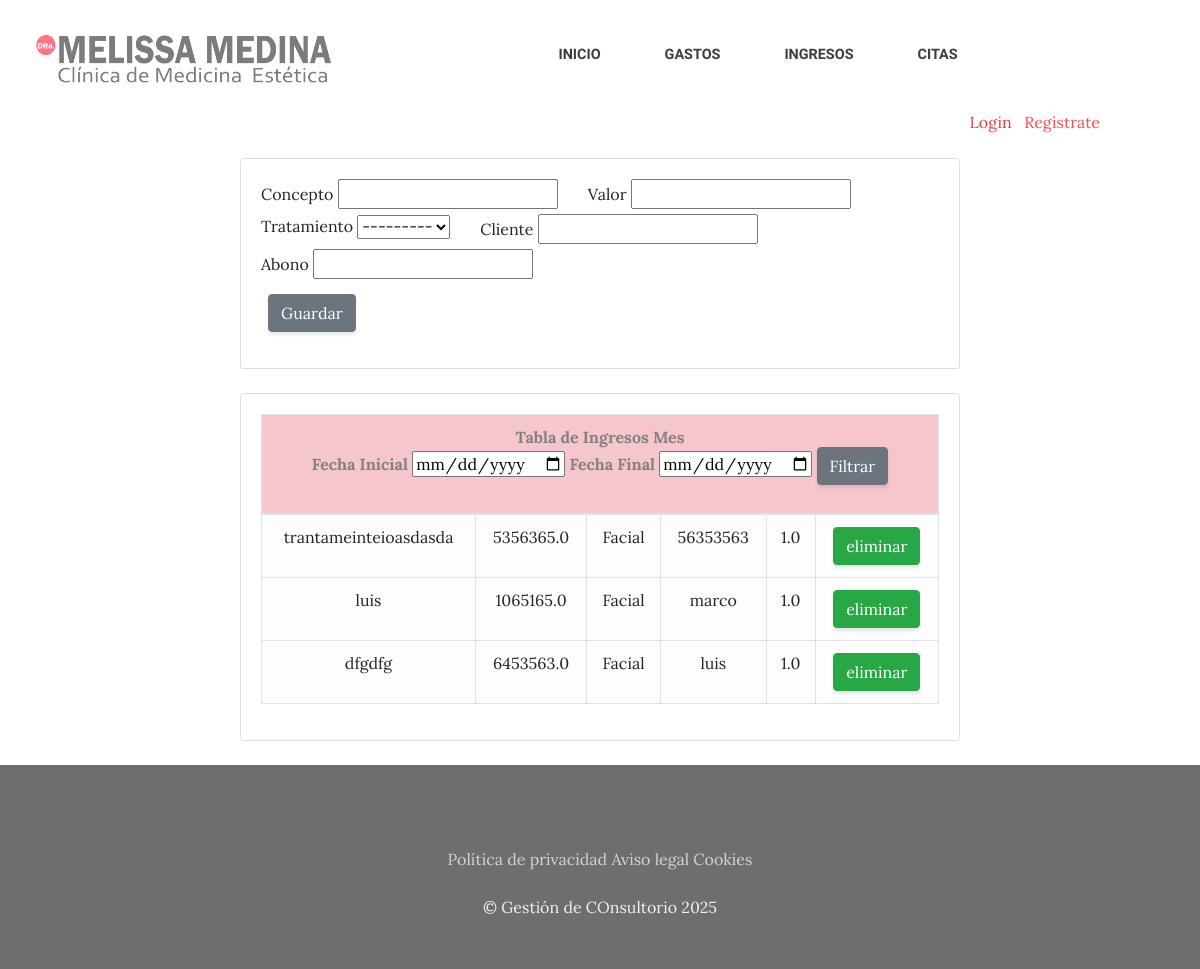
The page /ingresos/ on the database its author committed.
### Ingresos/models.py (models this page shows)
class Ingreso(models.Model):
    concepto =    models.CharField(max_length= 250)
    valor = models.FloatField()
    tratamiento = models.ForeignKey(Tratamiento, on_delete=models.CASCADE)
    cliente =  models.CharField(max_length=200)
    created =   models.DateTimeField(auto_now_add=True)
    abono =  models.FloatField()

class Tratamiento(models.Model):
    nombre = models.CharField(max_length=20)
    created = models.DateTimeField(auto_now_add=True)
    class Meta:
        verbose_name = 'tratamiento'
        verbose_name_plural = 'tratamientos'
    def __str__(self):
        return self.nombre

### Ingresos/views.py (the view, shortened to what this page needs)
# urls.py: path('', views.ingresos, name = "Ingresos"),
def ingresos(request):
    ingresos =  Ingreso.objects.all()
    tratamientos = Tratamiento.objects.all()
    clientes = Cliente.objects.all()
    form = IngresoForm()
    print(ingresos)
    print(tratamientos)
    print(clientes)
    return render(request, "ingresos/ingresos.html",{"ingresos":ingresos,"tratamientos":tratamientos, "clientes":clientes, "form": form})

### Ingresos/forms.py
class IngresoForm(forms.ModelForm):
    class Meta:
        model = Ingreso
        fields=['concepto', 'valor', 'tratamiento', 'cliente','abono']

### Ingresos/models.py (called while the page is built)
    def __str__(self):
        return self.nombre

### Ingresos/templates/ingresos/ingresos.html (shortened to what this page needs)
{% extends "ProyectoDraWeb/base.html" %}
{% load static %}
{% block content %}
<div class ='card' style="width: 60%; margin: auto;">
    <div class="card-body">
<form action="/ingresos/" method="POST" class = "row g-3" >
    <div class="col-auto">
        <label for="exampleInputEmail1" class="form-label">Concepto</label>
        {{form.concepto}}
    </div>
    <div class="col-auto">
        <label for="exampleInputEmail1" class="form-label">Valor</label>
        {{form.valor}}
    </div>
    <div class="col-auto">
        <label for="exampleInputEmail1" class="form-label">Tratamiento</label>
        {{form.tratamiento}}
    </div>
    <div class="col-auto">
        <label for="exampleInputEmail1" class="form-label">Cliente</label>
        {{form.cliente}}
    </div>
    <div class="col-auto">
        <label for="exampleInputEmail1" class="form-label">Abono</label>
        {{form.abono}}
    </div>
    <div class="col-12" style="margin-top: 10px;margin-left: 1%;">
    <button type="submit" class="btn btn-secondary">Guardar</button>
    </div>
</form>
</div>
</div>
{% include "tabla/tablaI.html" %}
{% endblock %}

### ProyectoDraWeb/templates/ProyectoDraWeb/base.html (shortened to what this page needs)
<html>
<head>
    {% load static %}
    <link href="{% static 'ProyectoDraWeb/vendor/bootstrap/css/bootstrap.min.css' %}" rel="stylesheet">
    <link href="{%static 'ProyectoDraWeb/css/gestion.css'%}" rel="stylesheet">
</head>
<body>
  <nav class="navbar navbar-expand-lg bg-body-tertiary" id="mainNav" style="background-color: white;">
    <div class="container-fluid" style="margin: auto;">
            <a class="navbar-brand" href="#">
              <img src="{%static 'ProyectoDraWeb/img/logo_medina.png'%}" alt="Logo" width="300" height="84" class="d-inline-block align-text-top" style="margin-right: 50%;">
            </a>
            <div class="collapse navbar-collapse" id="navbarResponsive">
              <ul class="navbar-nav mx-auto">
                <li class="nav-item {% if request.path == '/ProyectoWebApp/' %} active {% endif %} px-lg-4" style="color: #373636;">
                  <a class="nav-link text-uppercase text-expanded" href="{% url 'HomeA' %}">Inicio</a>
                </li>
                <li class="nav-item {% if request.path == '/servicios/' %} active{% endif %} px-lg-4">
                  <a class="nav-link text-uppercase text-expanded" href="{% url 'Gastos' %}">Gastos</a>
                </li>
                <li class="nav-item {% if request.path == '/ingress/' %} active {% endif %} px-lg-4">
                  <a class="nav-link text-uppercase text-expanded" href="{% url 'Ingresos' %}">Ingresos</a>
                </li>
                <li class="nav-item {% if request.path == '/contacto/' %} active{% endif %} px-lg-4">
                  <a class="nav-link text-uppercase text-expanded" href="#">Citas</a>
                </li>
              </ul>
            </div>
          </div>
        </nav>
      <div style="color: white;text-align: right;margin-right: 100px;">
      {% if user.is_authenticated %}
      Hola {{user.username}} &nbsp   <a href="{% url 'CerrarSesion'%}" style = "color: rgb(250, 58, 58);">Cerrar Sesion </a>
      {% else %}
        <a href = "{% url 'Login'%}" style = "color: rgb(240, 59, 59);"> Login </a> &nbsp;  <a href="{% url 'Autenticacion'%}" style = "color: rgb(247, 80, 80);">Registrate</a>
      {% endif %}
    </div>
  {% block content %}
  {% endblock %}
    <footer class="footer text-faded text-center py-5">
      <div class="container">
        <p class="m-0 mbt">
        	<a href="sample.html" class="link">Política de privacidad</a>
        	<a href="sample.html" class="link">Aviso legal</a>
        	<a href="sample.html" class="link">Cookies</a>
		</p>
        <p class="m-0 mbt1">&copy; Gestión de COnsultorio 2025</p>
      </div>
	</footer>
</body>
</html>

### Ingresos/templates/tabla/tablaI.html (shortened to what this page needs)
<div class ='card' style="width: 60%; margin: auto;">
<div class="card-body">
<table class= "table table-bordered">
    <thead>
        <tr class= "table-danger" style="color: rgb(133, 129, 129);text-align: center;">
            <th colspan="6" class="text: center">
                Tabla de Ingresos Mes
                <form action="{% url 'gastos_edit:fecha_gasto'  %}" method="POST">
                    <label for="exampleInputEmail1" class="form-label">Fecha Inicial</label>
                    <input type="date" name="fecha_inicial">
                    <label for="exampleInputEmail1" class="form-label">Fecha Final</label>
                    <input type="date" name="fecha_final">
                    <button type="submit" class="btn btn-secondary">Filtrar</button>
                </form>
            </th>
        </tr>
    </thead>
    <tbody>
        {% for ingreso in ingresos %}
        <tr class="table-light" style="text-align: center;">
            <td>
                {{ingreso.concepto}}
            </td>
            <td>
                {{ingreso.valor}}
            </td>
            <td>
                {{ingreso.tratamiento}}
            </td>
            <td>
                {{ingreso.cliente}}
            </td>
            <td>
                {{ingreso.abono}}
            </td>
            <td>
                <a href="#" class="btn btn-success">eliminar </a>
            </td>
        </tr>
        {% endfor %}
    </tbody>
</table>
</div>
</div>

### ProyectoDraWeb/static/ProyectoDraWeb/css/gestion.css (style rules this page uses)
body { font-family: 'Lora'; background-attachment: fixed; background-position: center; background-size: cover; }
p { line-height: 1.75; }
.text-faded { color: rgba(255, 255, 255, 0.907); }
#mainNav { background-color: rgb(255, 7, 205); font-family: 'Raleway'; }
#mainNav .navbar-brand { color: #384092; }
#mainNav .navbar-nav .nav-item .nav-link { color: rgb(63, 60, 60); font-weight: 800; }
@media (min-width: 992px) { #mainNav .navbar-nav .nav-item .nav-link { font-size: 0.9rem; } }
.footer { background-color: rgba(107, 105, 106, 0.973); }
.btn { box-shadow: 0px 3px 3px 0px rgba(33, 37, 41, 0.1); }
.mbt { padding-top: 2rem; }
.mbt1 { padding-top: 1.25rem; }
a.link { color: rgba(255, 255, 255, 0.7); }

### rows shown on the page
Ingreso: concepto "trantameinteioasdasda", valor "5356365.0", tratamiento "Facial", cliente "56353563", abono "1.0"
Ingreso: concepto "luis", valor "1065165.0", tratamiento "Facial", cliente "marco", abono "1.0"
Ingreso: concepto "dfgdfg", valor "6453563.0", tratamiento "Facial", cliente "luis", abono "1.0"
